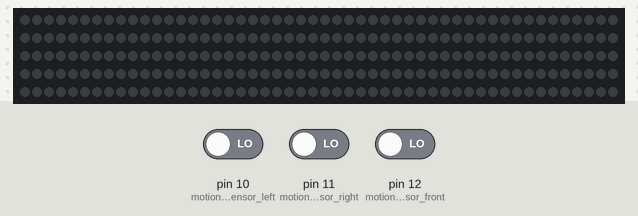
The sketch below on a simulated Arduino Uno, built with avr-gcc and run on an emulated ATmega328P. On the bench: 250 RGB LEDs in strip order, left to right, continuing on the next row. The test bench sets the inputs (shaded band); at power-on: pin 10 (motion_sensor_left) LOW, pin 11 (motion_sensor_right) LOW, pin 12 (motion_sensor_front) LOW. Dim RGB values are drawn brighter than linear.

Above: at 1.2 s.
1.3 s: pin 10 (motion_sensor_left) driven HIGH
At 1.43 s:
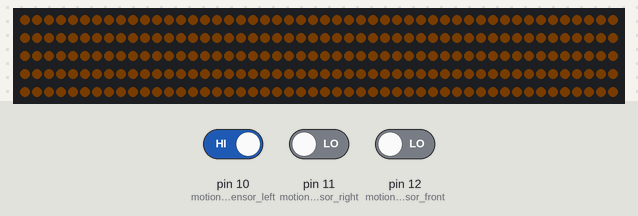
At 10.0 s:
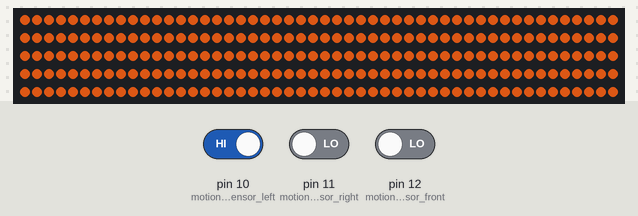

The sketch:

motion_sensing_lights.ino
```cpp
#include "FastLED.h"
#define LED_DATA_PIN 9
#define NUM_LEDS 250
CRGB leds[NUM_LEDS];

int onTime = 30*1000; // 30 seconds
int motion_sensor_left = 10;
int motion_sensor_right = 11;
int motion_sensor_front = 12;
int fadeTimeDiff = 50;

void setup() {
  FastLED.addLeds<WS2811, LED_DATA_PIN, BRG>(leds, NUM_LEDS);
  pinMode(motion_sensor_left, INPUT);
  pinMode(motion_sensor_right, INPUT);
  pinMode(motion_sensor_front, INPUT);
}

void loop() {
  if (digitalRead(motion_sensor_left) == 1 || digitalRead(motion_sensor_right) == 1 || digitalRead(motion_sensor_front) == 1) {
    fadeIn();
    delay(onTime);
    fadeOut();
  }
}

void fadeIn() {
  for (int led = 0; led < NUM_LEDS; led++) {
    leds[led] = CRGB( 150, 60, 15);
  }
  for (int b = 0; b < 255; b += 2) {
    FastLED.setBrightness(b);
    FastLED.show();
    delay(fadeTimeDiff);
  }
}

void fadeOut() {
  for (int led = 0; led < NUM_LEDS; led++) {
    leds[led] = CRGB( 150, 60, 15);
  }
  for (int b = 255; b > 0; b -= 2) {
    FastLED.setBrightness(b);
    FastLED.show();
    delay(fadeTimeDiff);
  }
  for (int led = 0; led < NUM_LEDS; led++) {
    leds[led] = CRGB::Black;
  }
  FastLED.show();
}
```
